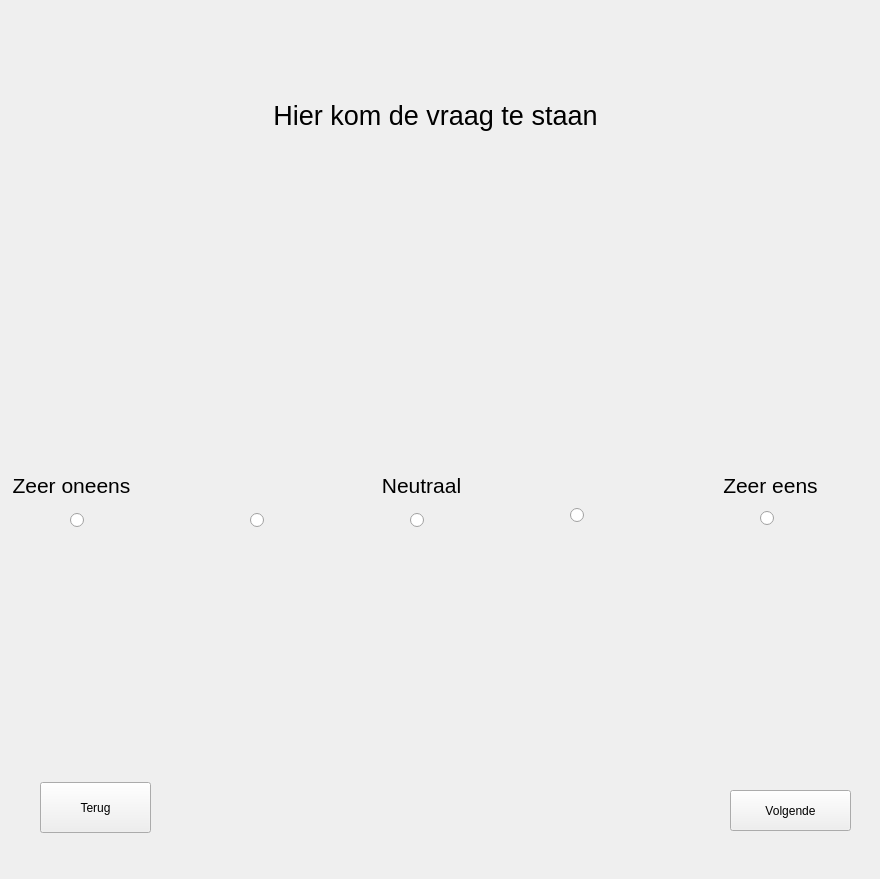
<?xml version="1.0" encoding="UTF-8"?>
<ui version="4.0">
 <class>Form</class>
 <widget class="QWidget" name="Form">
  <property name="geometry">
   <rect>
    <x>0</x>
    <y>0</y>
    <width>880</width>
    <height>879</height>
   </rect>
  </property>
  <property name="windowTitle">
   <string>Form</string>
  </property>
  <widget class="QLabel" name="vraag_lable">
   <property name="geometry">
    <rect>
     <x>60</x>
     <y>30</y>
     <width>751</width>
     <height>171</height>
    </rect>
   </property>
   <property name="font">
    <font>
     <pointsize>20</pointsize>
    </font>
   </property>
   <property name="text">
    <string>Hier kom de vraag te staan</string>
   </property>
   <property name="alignment">
    <set>Qt::AlignCenter</set>
   </property>
  </widget>
  <widget class="QPushButton" name="next_button">
   <property name="geometry">
    <rect>
     <x>730</x>
     <y>790</y>
     <width>121</width>
     <height>41</height>
    </rect>
   </property>
   <property name="text">
    <string>Volgende</string>
   </property>
  </widget>
  <widget class="QPushButton" name="back_button">
   <property name="geometry">
    <rect>
     <x>40</x>
     <y>782</y>
     <width>111</width>
     <height>51</height>
    </rect>
   </property>
   <property name="text">
    <string>Terug</string>
   </property>
  </widget>
  <widget class="QRadioButton" name="button_one">
   <property name="geometry">
    <rect>
     <x>70</x>
     <y>490</y>
     <width>131</width>
     <height>61</height>
    </rect>
   </property>
   <property name="font">
    <font>
     <pointsize>20</pointsize>
    </font>
   </property>
   <property name="text">
    <string/>
   </property>
  </widget>
  <widget class="QRadioButton" name="button_two">
   <property name="geometry">
    <rect>
     <x>250</x>
     <y>490</y>
     <width>141</width>
     <height>61</height>
    </rect>
   </property>
   <property name="font">
    <font>
     <pointsize>20</pointsize>
    </font>
   </property>
   <property name="text">
    <string/>
   </property>
  </widget>
  <widget class="QRadioButton" name="button_three">
   <property name="geometry">
    <rect>
     <x>410</x>
     <y>490</y>
     <width>131</width>
     <height>61</height>
    </rect>
   </property>
   <property name="font">
    <font>
     <pointsize>20</pointsize>
    </font>
   </property>
   <property name="text">
    <string/>
   </property>
  </widget>
  <widget class="QRadioButton" name="button_four">
   <property name="geometry">
    <rect>
     <x>570</x>
     <y>490</y>
     <width>131</width>
     <height>51</height>
    </rect>
   </property>
   <property name="font">
    <font>
     <pointsize>20</pointsize>
    </font>
   </property>
   <property name="text">
    <string/>
   </property>
  </widget>
  <widget class="QRadioButton" name="button_five">
   <property name="geometry">
    <rect>
     <x>760</x>
     <y>493</y>
     <width>121</width>
     <height>51</height>
    </rect>
   </property>
   <property name="font">
    <font>
     <pointsize>20</pointsize>
    </font>
   </property>
   <property name="text">
    <string/>
   </property>
  </widget>
  <widget class="QLabel" name="label">
   <property name="geometry">
    <rect>
     <x>1</x>
     <y>450</y>
     <width>141</width>
     <height>71</height>
    </rect>
   </property>
   <property name="font">
    <font>
     <pointsize>16</pointsize>
    </font>
   </property>
   <property name="text">
    <string>Zeer oneens</string>
   </property>
   <property name="alignment">
    <set>Qt::AlignCenter</set>
   </property>
   <property name="wordWrap">
    <bool>true</bool>
   </property>
  </widget>
  <widget class="QLabel" name="label_2">
   <property name="geometry">
    <rect>
     <x>351</x>
     <y>450</y>
     <width>141</width>
     <height>71</height>
    </rect>
   </property>
   <property name="font">
    <font>
     <pointsize>16</pointsize>
    </font>
   </property>
   <property name="text">
    <string>Neutraal</string>
   </property>
   <property name="scaledContents">
    <bool>false</bool>
   </property>
   <property name="alignment">
    <set>Qt::AlignCenter</set>
   </property>
   <property name="wordWrap">
    <bool>true</bool>
   </property>
  </widget>
  <widget class="QLabel" name="label_3">
   <property name="geometry">
    <rect>
     <x>700</x>
     <y>450</y>
     <width>141</width>
     <height>71</height>
    </rect>
   </property>
   <property name="font">
    <font>
     <pointsize>16</pointsize>
    </font>
   </property>
   <property name="text">
    <string>Zeer eens</string>
   </property>
   <property name="alignment">
    <set>Qt::AlignCenter</set>
   </property>
   <property name="wordWrap">
    <bool>true</bool>
   </property>
  </widget>
 </widget>
 <resources/>
 <connections/>
</ui>
